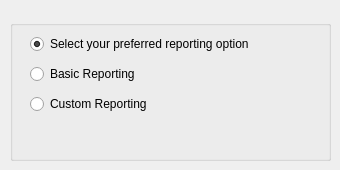
     <widget class="QWidget" name="reportTab">
      <attribute name="title">
       <string>Report options</string>
      </attribute>
      <widget class="QGroupBox" name="groupBox_39">
       <property name="geometry">
        <rect>
         <x>10</x>
         <y>20</y>
         <width>321</width>
         <height>141</height>
        </rect>
       </property>
       <property name="title">
        <string/>
       </property>
       <widget class="QWidget" name="layoutWidget">
        <property name="geometry">
         <rect>
          <x>20</x>
          <y>10</y>
          <width>291</width>
          <height>91</height>
         </rect>
        </property>
        <layout class="QVBoxLayout" name="verticalLayout_21">
         <item>
          <widget class="QRadioButton" name="radioButton">
           <property name="text">
            <string>Select your preferred reporting option</string>
           </property>
           <property name="checked">
            <bool>true</bool>
           </property>
          </widget>
         </item>
         <item>
          <widget class="QRadioButton" name="basicReportingRadioButton">
           <property name="text">
            <string>Basic Reporting</string>
           </property>
           <property name="checked">
            <bool>false</bool>
           </property>
           <property name="autoRepeat">
            <bool>true</bool>
           </property>
          </widget>
         </item>
         <item>
          <widget class="QRadioButton" name="CustomReportingRadioButton">
           <property name="text">
            <string>Custom Reporting</string>
           </property>
           <property name="checked">
            <bool>false</bool>
           </property>
           <property name="autoRepeat">
            <bool>true</bool>
           </property>
           <property name="autoExclusive">
            <bool>true</bool>
           </property>
          </widget>
         </item>
        </layout>
       </widget>
      </widget>
     </widget>
